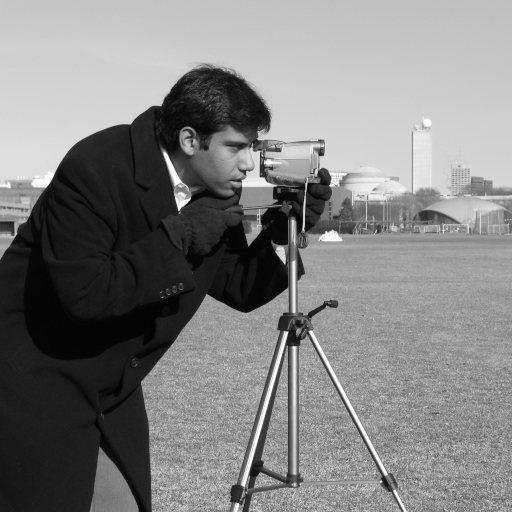
#> input picture skimage.data.camera(), 512 x 512 px
$ jupyter execute 03-Non_linear_filtering.ipynb   (shell and % lines are left out)   (older library calls are emulated)
#> lines starting #> are read from the running program, lines starting #| are printed output that depends on the picture
[cell 1]
from IPython.display import HTML,Image,SVG,YouTubeVideo

# Rank based filters

## Rank vs. weighted sum

Compared to what was seen in the former section, if the local processing is different from a weighted sum of neighbour pixels, the said local processing is named a non-linear filter. An important category of those non-linear filters are the rank filters. These filters use the ranked levels from the neighbourhood.
|Illustration of a rank filter, here the median filter|
|:-:|
|

An illustration of such a rank filter, the median filter, is given in the image above, and a concrete example is given in the code below.

[cell 2]
from skimage.data import camera
import matplotlib.pyplot as plt
import numpy as np
from skimage.filters import rank as skr
from skimage.morphology import disk

# Original image
ima = camera()
#> ima is the input picture: shape (512, 512); min 0, max 255, mean 129.1

# Salt and pepper noise
n = np.random.random(ima.shape)
noised_ima = ima.copy()
noised_ima[n<.05] = 0
noised_ima[n>.95] = 255
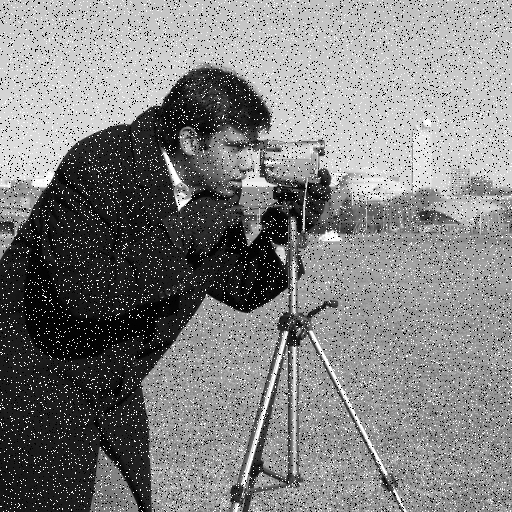
#> noised_ima: shape (512, 512); min 0, max 255, mean 129

# Median filter
filtered_im = skr.median(noised_ima,disk(1))

plt.figure(figsize=[20,10])
#> (this line was passed over: IPython is not available in this run)
plt.subplot(1,3,1)
#> (this line was passed over: IPython is not available in this run)
plt.title('Original image')
#> (this line was passed over: IPython is not available in this run)
plt.imshow(ima,cmap=plt.cm.gray)
#> (this line was passed over: IPython is not available in this run)
plt.subplot(1,3,2)
#> (this line was passed over: IPython is not available in this run)
plt.title('Noised image')
#> (this line was passed over: IPython is not available in this run)
plt.imshow(noised_ima,cmap=plt.cm.gray);
#> (this line was passed over: IPython is not available in this run)
plt.subplot(1,3,3)
plt.title('Filtered image')
plt.imshow(filtered_im,cmap=plt.cm.gray);
